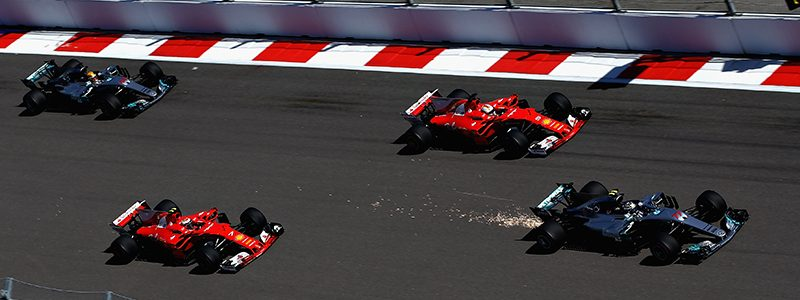
#> input picture intro_lab/data/f1.jpg, 800 x 300 px
$ python -i HistEq.py   (imports and definitions only)
#> lines starting #> are read from the running program, lines starting #| are printed output that depends on the picture
#> further down, picture is the input picture: shape (300, 800, 3); mean B, G, R 67.6, 64.5, 73.7
import cv2 as cv
import numpy as np

def histeq(image: np.ndarray) -> np.ndarray:
    """
    Equalizes the histogram of the L channel of the LAB color space.

    Args:
        image (numpy.ndarray): image to equalize

    Returns:
        numpy.ndarray: equalized image
    """
    # Convert the image to the LAB color space
    lab_image = cv.cvtColor(image, cv.COLOR_BGR2LAB)
#> lab_image: shape (300, 800, 3); mean of channels 0, 1, 2 72.7, 132.3, 128.5

    # Equalize the histogram of the L channel
    lab_image[:, :, 0] = cv.equalizeHist(lab_image[:, :, 0])
#> lab_image: shape (300, 800, 3); mean of channels 0, 1, 2 128.9, 132.3, 128.5

    # Convert the image back to BGR colorspace
    equalized_image = cv.cvtColor(lab_image, cv.COLOR_LAB2BGR)
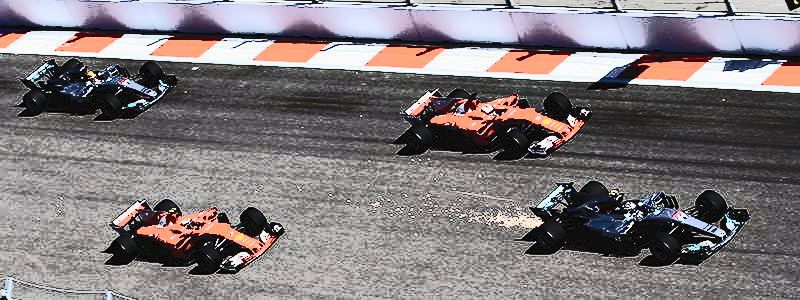
#> equalized_image: shape (300, 800, 3); mean B, G, R 123.3, 121.1, 126.6

    return equalized_image

>>> import cv2
>>> picture = cv2.imread('../intro_lab/data/f1.jpg')
>>> result = histeq(picture)

$ run again, on intro_lab/data/robocup.jpg
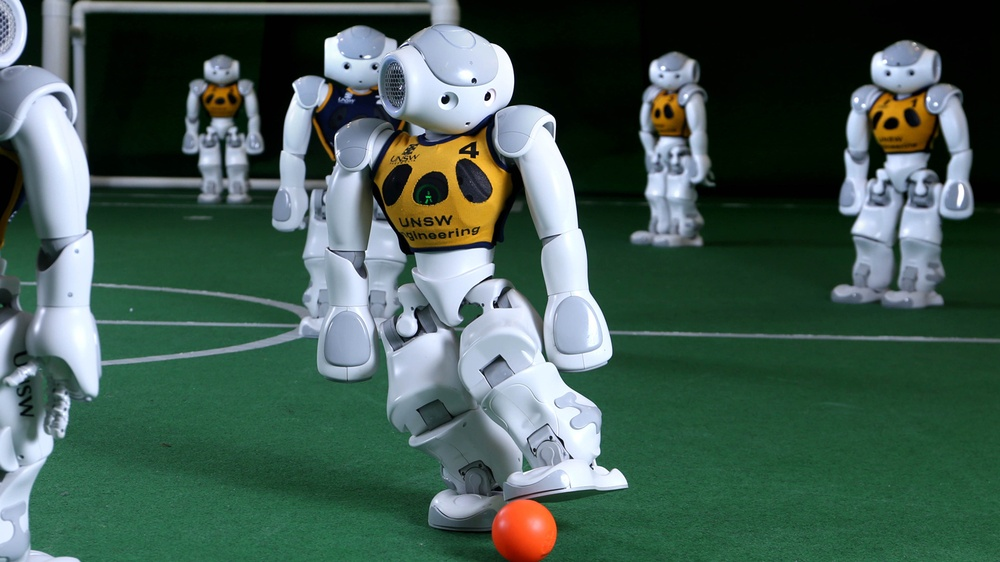
#> input picture intro_lab/data/robocup.jpg, 1000 x 562 px, shrunk from 1387 x 780 before the run
#> picture is the input picture: shape (562, 1000, 3); mean B, G, R 82.7, 92.1, 68
#> in histeq, `equalized_image = cv.cvtColor(lab_image, cv.COLOR_LAB2BGR)`:
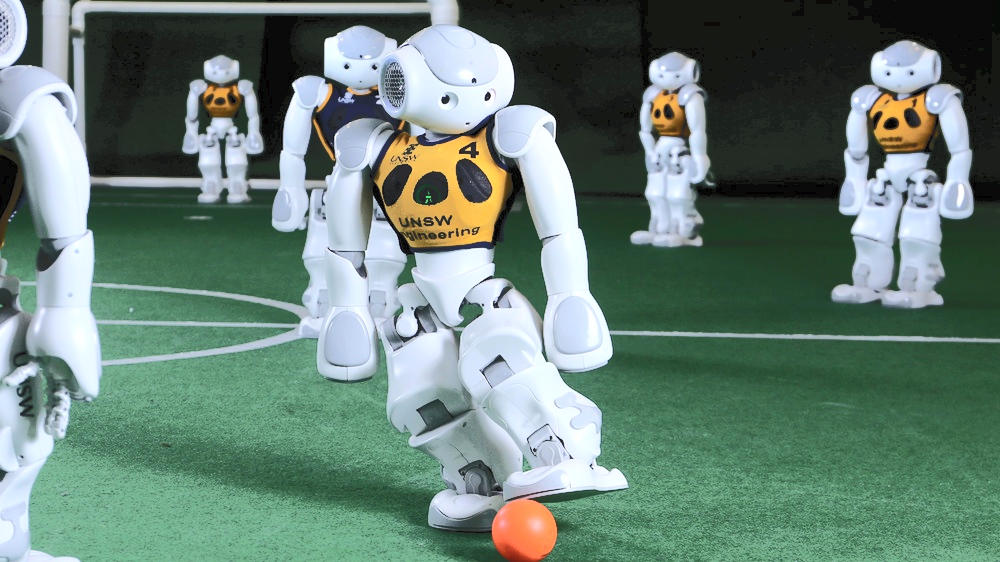
#> equalized_image: shape (562, 1000, 3); mean B, G, R 117.9, 128.4, 104.2

$ run again, on intro_lab/data/roma.jpg
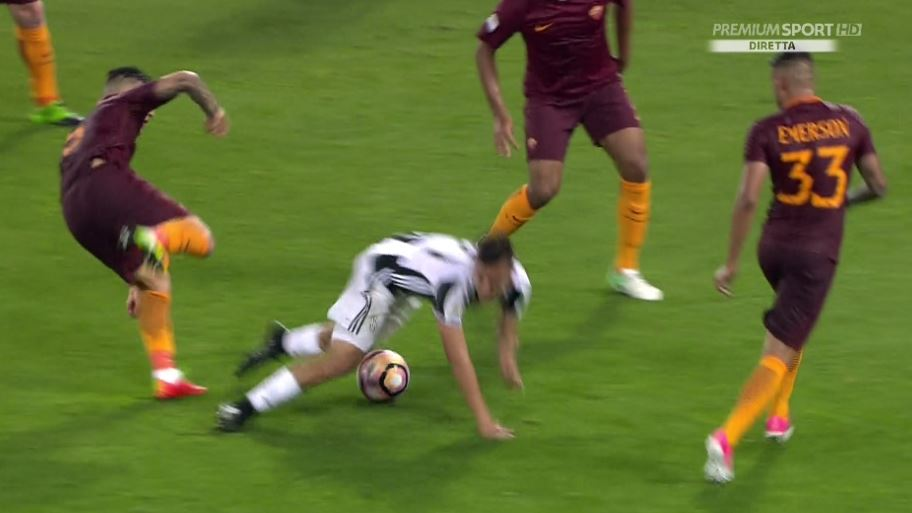
#> input picture intro_lab/data/roma.jpg, 912 x 513 px
#> picture is the input picture: shape (513, 912, 3); mean B, G, R 48.8, 111.8, 97.6
#> in histeq, `equalized_image = cv.cvtColor(lab_image, cv.COLOR_LAB2BGR)`:
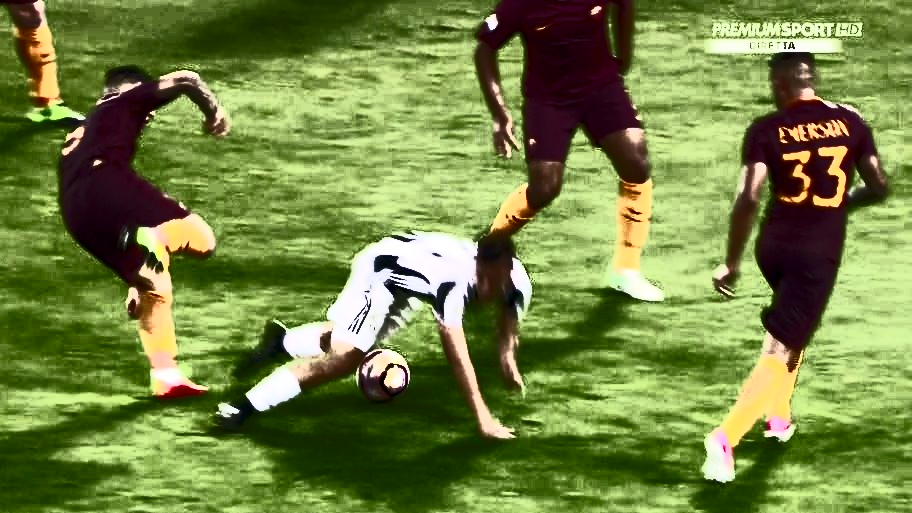
#> equalized_image: shape (513, 912, 3); mean B, G, R 67.7, 131.1, 115.6
